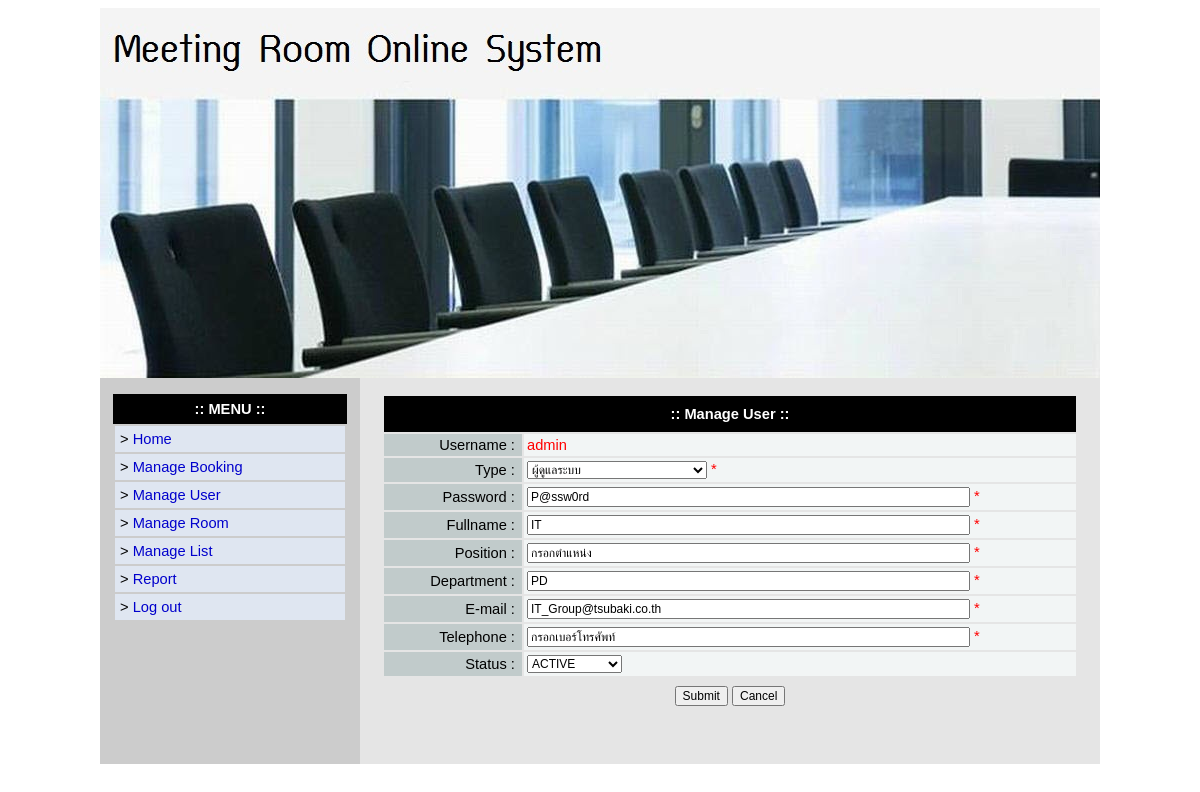
The page /admin/manage_user/edit_tuple.php?id=1 (signed in) on the database its author committed.
### tables this page shows
CREATE TABLE `user_tb` (
  `id` int(5) NOT NULL,
  `role` varchar(100) NOT NULL,
  `username` varchar(100) NOT NULL,
  `password` varchar(50) NOT NULL,
  `fullname` varchar(200) NOT NULL,
  `position` varchar(200) NOT NULL,
  `department` varchar(200) NOT NULL,
  `email` varchar(200) NOT NULL,
  `tel` varchar(200) NOT NULL,
  `user_status` varchar(5) NOT NULL
);

### admin/manage_user/edit_tuple.php (the view, shortened to what this page needs)
<?php
$id = $_GET['id'];
$query = "select * from user_tb where id='$id'";
$result= mysql_query($query);
$row = mysql_fetch_array($result);
?>
<!DOCTYPE html PUBLIC "-//W3C//DTD XHTML 1.0 Transitional//EN" "http://www.w3.org/TR/xhtml1/DTD/xhtml1-transitional.dtd">
<html xmlns="http://www.w3.org/1999/xhtml">
<head>
</head>
<body>
<center>
<table border="0" cellpadding="0" cellspacing="0" width="1000">
  <tbody><tr>
    <td>
<table class="bottom_border" border="0" cellpadding="0" cellspacing="0" width="100%">
  <tbody>
  <tr>
      <td align="center"><img src="../../images/meeting_header.jpg"></td>
  </tr>
</tbody>
</table>
</td>
  </tr>
  <tr>
    <td><table border="0" cellpadding="0" cellspacing="0" width="100%">
      <tbody><tr>
        <td class="right_border" bgcolor="#CCCCCC" valign="top" width="15%"><table border="0" cellpadding="0" cellspacing="0" width="260">
          <tbody><tr>
            <td>&nbsp;</td>
          </tr>
          <tr>
            <td>
<table border="0" cellpadding="0" cellspacing="0" width="100%">
  <tbody><tr>
    <td>
<table align="center" border="0" cellpadding="0" cellspacing="0" width="90%">
      <tbody>
        <tr>
        <td bgcolor="#000000" height="30" align="center"><font color="#FFFFFF"><b>:: MENU ::</b></font></td>
        </tr>
      <tr>
        <td><table align="center" border="0" cellpadding="5" cellspacing="2" width="100%">
          <tbody>
          <tr>
            <td bgcolor="#DFE6F1"><div align="left">&gt <a href="../index.php">Home</a></div></td>
          </tr>
          <tr>
            <td bgcolor="#DFE6F1"><div align="left">&gt <a href="../manage_booking/index.php">Manage Booking</a></div></td>
          </tr>
          <tr>
            <td bgcolor="#DFE6F1"><div align="left">&gt <a href="../manage_user/index.php">Manage User</a></div></td>
          </tr>
          <tr>
            <td bgcolor="#DFE6F1"><div align="left">&gt <a href="../manage_room/index.php">Manage Room</a></div></td>
          </tr>
          <tr>
            <td bgcolor="#DFE6F1"><div align="left">&gt <a href="../manage_list/index.php">Manage List</a></div></td>
          </tr>
          <tr>
            <td bgcolor="#DFE6F1"><div align="left">&gt <a href="../manage_report/index.php">Report</a></div></td>
          </tr>
          <tr>
            <td bgcolor="#DFE6F1"><div align="left">&gt <a href="../../logout.php">Log out</a></div></td>
          </tr>
        </tbody></table></td>
        </tr>
    </tbody>
</table>
    </td>
  </tr>
  <tr>
    <td>&nbsp;</td>
  </tr>
</tbody></table>
</td>
          </tr>
        </tbody></table></td>
        <td bgcolor="#E5E5E5" valign="top" width="85%"><table align="center" border="0" cellpadding="0" cellspacing="0" width="95%">
          <tbody><tr>
            <td>&nbsp;</td>
          </tr>
          <tr>
            <td>
<form action="edit_tuple_in.php" name="form1" method="post" onsubmit="return checkform(this);">
<table width="99%" border="0" align="center" cellpadding="3" cellspacing="2">
  <tr>
    <td bgcolor="#000000" colspan="2" height="30" align="center"><font color="#FFFFFF"><b>:: Manage User ::</b></font></td>
  </tr>
  <tr>
    <td bgcolor="#C1CBCB"><div align="right">Username :&nbsp;</div></td>
    <td bgcolor="#F2F5F5"><div align="left"><font color="red"><?php echo $row['username']; ?></font></div></td>
  </tr>
  <tr>
    <td bgcolor="#C1CBCB" width="20%"><div align="right">Type :&nbsp;</div></td>
    <td bgcolor="#F2F5F5" width="80%"><div align="left">
<select name="role">
      <option value="ผู้ดูแลระบบ" <?php if($row['role'] == "ผู้ดูแลระบบ") echo "selected"; ?>>ผู้ดูแลระบบ</option>
</select>
   <font color="red">*</font></div></td>
  </tr>
  <tr>
    <td bgcolor="#C1CBCB"><div align="right">Password :&nbsp;</div></td>
    <td bgcolor="#F2F5F5"><div align="left"><input name="password" type="text" value="<?php echo $row['password']; ?>" size="60" maxlength="50" /> <font color="red">*</font></div></td>
  </tr>
  <tr>
    <td bgcolor="#C1CBCB"><div align="right">Fullname :&nbsp;</div></td>
    <td bgcolor="#F2F5F5"><div align="left"><input name="fullname" type="text" value="<?php echo $row['fullname']; ?>" size="60" maxlength="200" /> <font color="red">*</font></div></td>
  </tr>
  <tr>
    <td bgcolor="#C1CBCB"><div align="right">Position :&nbsp;</div></td>
    <td bgcolor="#F2F5F5"><div align="left"><input name="position" type="text" value="<?php echo $row['position']; ?>" size="60" maxlength="200" /> <font color="red">*</font></div></td>
  </tr>
  <tr>
    <td bgcolor="#C1CBCB"><div align="right">Department :&nbsp;</div></td>
    <td bgcolor="#F2F5F5"><div align="left"><input name="department" type="text" value="<?php echo $row['department']; ?>" size="60" maxlength="200" /> <font color="red">*</font></div></td>
  </tr>
  <tr>
    <td bgcolor="#C1CBCB"><div align="right">E-mail :&nbsp;</div></td>
    <td bgcolor="#F2F5F5"><div align="left"><input name="email" type="text" value="<?php echo $row['email']; ?>" size="60" maxlength="200" /> <font color="red">*</font></div></td>
  </tr>
  <tr>
    <td bgcolor="#C1CBCB"><div align="right">Telephone :&nbsp;</div></td>
    <td bgcolor="#F2F5F5"><div align="left"><input name="tel" type="text" value="<?php echo $row['tel']; ?>" size="60" maxlength="200" /> <font color="red">*</font></div></td>
  </tr>
  <tr>
    <td bgcolor="#C1CBCB"><div align="right">Status :&nbsp;</div></td>
    <td bgcolor="#F2F5F5"><div align="left">
<select name="user_status">
  <option value="Y" <?php if($row['user_status'] == "Y") echo "selected"; ?>>ACTIVE</option>
</select>
    </div></td>
  </tr>
  <tr>
    <td colspan="2" height="30" align="center"><input name="submit_bt" value="Submit" type="submit"> <input name="reset_bt" value="Cancel" type="reset"></td>
  </tr>
</table>
</form>
<br></td>
          </tr>
          <tr>
            <td>&nbsp;</td>
          </tr>
          <tr>
            <td>&nbsp;</td>
          </tr>
        </tbody></table></td>
      </tr>
      <tr>
        <td colspan="2">
<table border="0" cellpadding="0" cellspacing="0" height="10" width="100%">
  <tbody><tr>
    <td></td>
  </tr>
</tbody>
</table>
</td>
        </tr>
    </tbody></table></td>
  </tr>
</tbody></table>
</center>
</body>
</html>

### admin/manage_user/edit_tuple.php (style rules this page uses)
A:link { color: #0000cc; text-decoration:none }
input, textarea,select { font-family: Arial, Helvetica, sans-serif; font-size: 9pt; }
b { font-family: Arial, Helvetica, sans-serif; font-size: 11pt; }
font, td { font-family: Arial, Helvetica, sans-serif; font-size: 11pt; }
BODY { font-size: 9pt; font-family: Arial, Helvetica, sans-serif; }

### rows shown on the page
user_tb: username "admin", role "ผู้ดูแลระบบ", password "P@ssw0rd", fullname "IT", position "กรอกตำแหน่ง", department "PD", email "IT_Group@tsubaki.co.th", tel "กรอกเบอร์โทรศัพท์", user_status "ACTIVE"
